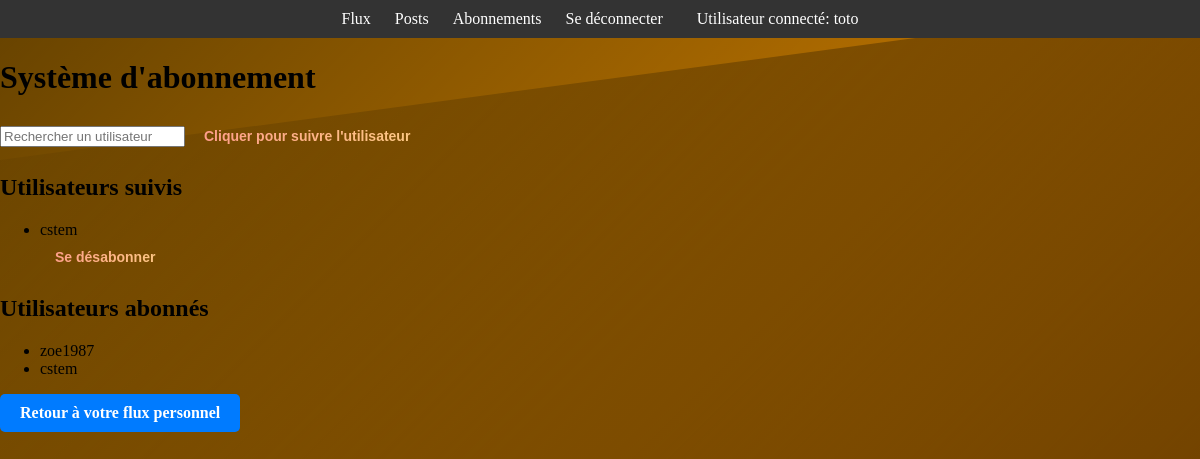
/abonnements/ (signed in), run on the app's committed database.
### review/models.py (models this page shows, shortened)
class UserFollows(models.Model):
    follower = models.ForeignKey(settings.AUTH_USER_MODEL, on_delete=models.CASCADE, related_name='following')
    followed_user = models.ForeignKey(settings.AUTH_USER_MODEL, on_delete=models.CASCADE, related_name='followers')
    class Meta:
        unique_together = ('follower', 'followed_user')

### review/views.py (the view, shortened to what this page needs)
# urls.py: path('abonnements/', FollowUserView.as_view(), name='flux_utilisateurs'),
class FollowUserView(LoginRequiredMixin, FormView):
    template_name = 'review/flux_utilisateurs.html'
    form_class = FollowUserForm
    success_url = reverse_lazy('flux_utilisateurs')
    def get_context_data(self, **kwargs):
        context = super().get_context_data(**kwargs)
        context['utilisateurs_suivis'] = self.request.user.following.all()
        context['abonnes'] = self.request.user.followers.all()
        return context

### review/forms.py
class FollowUserForm(forms.Form):
    username = forms.CharField()

### review/context_processors.py (called while the page is built)
def display_helper(request):
    return {
        "DISPLAY_HELPER": settings.DISPLAY_HELPER,
    }

### review/templates/review/flux_utilisateurs.html (shortened to what this page needs)
{% extends 'skeleton.html' %}
{% block content %}
    <div class="post-block your-flux">
        <h1 class="scrollable-title">Système d'abonnement</h1>
        <form method="POST" action="{% url 'subscribe_user' %}">
            <input type="text" name="username" placeholder="Rechercher un utilisateur">
            <button type="submit">Cliquer pour suivre l'utilisateur</button>
        </form>
        <h2>Utilisateurs suivis</h2>
        <ul>
            {% for s_user in utilisateurs_suivis %}
                <li>
                    {{ s_user.followed_user.username }}
                    <form method="post" action="{% url 'unfollow_user' s_user.followed_user.username %}">
                        <button type="submit">Se désabonner</button>
                    </form>
                </li>
            {% endfor %}
        </ul>
        <h2>Utilisateurs abonnés</h2>
        <ul>
            {% for f_user in abonnes %}
                <li>{{ f_user.follower.username }}</li>
            {% endfor %}
        </ul>
        <a href="{% url 'posts' %}" class="back-button">Retour à votre flux personnel</a>
    </div>
{% endblock %}

### project/templates/skeleton.html (shortened to what this page needs)
<!DOCTYPE html>
<html>
{% load static %}
<head>
    <link rel="stylesheet" type="text/css" href="{% static 'skeleton/skeleton.css' %}">
    <link rel="stylesheet" href="https://cdnjs.cloudflare.com/ajax/libs/font-awesome/6.0.0-beta3/css/all.min.css"
 />
    <link rel="stylesheet" type="text/css" href="{% static 'flux/flux.css' %}">
    <link rel="stylesheet" type="text/css" href="{% static 'review/review.css' %}">
</head>
<body>
    <nav>
        <ul>
            {% if user.is_authenticated %}
                <li><a href="{% url 'flux' %}">Flux</a></li>
                <li><a href="{% url 'posts' %}">Posts</a></li>
                <li><a href="{% url 'flux_utilisateurs' %}">Abonnements</a></li>
                <li><a href="{% url 'logout' %}">Se déconnecter</a></li>
            {% endif %}
            {% if user.is_authenticated %}
                <li>
                    <span class="username connected">
                        Utilisateur connecté: {{ user.username }}
                    </span>
                </li>
            {% endif %}
        </ul>
    </nav>
    {% block content %}
    {% endblock content %}
</body>
</html>

### project/static/skeleton/skeleton.css (style rules this page uses)
body { position: relative; background: linear-gradient(135deg, #FFA500, #FF8C00, #FF6347, #FF4500); background-size: 400% 400%; animation: gradientAnimation 10s infinite, waveAnimation 2s infinite; margin: 0; padding: 0; min-height: 100vh; z-index: 1; }
body::before, body::after { content: ''; position: absolute; width: 100%; height: 100%; z-index: -1; }
body::before { top: 0; left: 0; background: linear-gradient(135deg, rgba(0, 0, 0, 0.6), rgba(0, 0, 0, 0)); clip-path: polygon(0 0, 100% 0, 100% 80%, 0 100%); }
body::after { bottom: 0; right: 0; background: linear-gradient(135deg, rgba(0, 0, 0, 0), rgba(0, 0, 0, 0.6)); clip-path: polygon(0 20%, 100% 0, 100% 100%, 0 100%); }
button, .login-form button { padding: 12px 24px; border: 2px solid transparent; cursor: pointer; border-radius: 5px; font-weight: bold; font-size: 16px; background: linear-gradient(90deg, #FF9A8B, #FDCB82); color: transparent; background-clip: text; transition: transform 0.3s, background-color 0.3s, border-color 0.3s ease-in-out; }
nav { background-color: #333; color: white; padding: 10px 0; }
nav ul { list-style-type: none; margin: 0; padding: 0; text-align: center; }
nav ul li { display: inline-block; margin: 0 10px; }
nav ul li a { text-decoration: none; color: white; }
.username { margin-left: 10px; }
.back-button { display: inline-block; padding: 10px 20px; background-color: #007bff; color: white; text-decoration: none; border-radius: 5px; font-size: 16px; font-weight: bold; text-align: center; transition: background-color 0.3s ease; }

### review/static/flux/flux.css (style rules this page uses)
button, .btn-create { padding: 10px 20px; border: 2px solid transparent; cursor: pointer; border-radius: 5px; font-weight: bold; text-align: center; transition: transform 0.2s, background-color 0.3s, border-color 0.3s ease-in-out; background-color: transparent; border-color: #e68a47; }
button { padding: 12px 24px; border: 2px solid transparent; cursor: pointer; border-radius: 5px; font-weight: bold; font-size: 16px; background: linear-gradient(90deg, #FF9A8B, #FDCB82); color: transparent; background-clip: text; transition: transform 0.3s, background-color 0.3s, border-color 0.3s ease-in-out; }

### review/static/review/review.css (style rules this page uses)
button { border: none; border-radius: 5px; cursor: pointer; font-size: 14px; padding: 10px 15px; transition: background-color 0.3s ease, color 0.3s ease; }

### data on the page
UserFollows: followed_user.username "cstem"
UserFollows: follower.username "zoe1987"
UserFollows: follower.username "cstem"

### other printed values
{{ user.username }} "toto"
